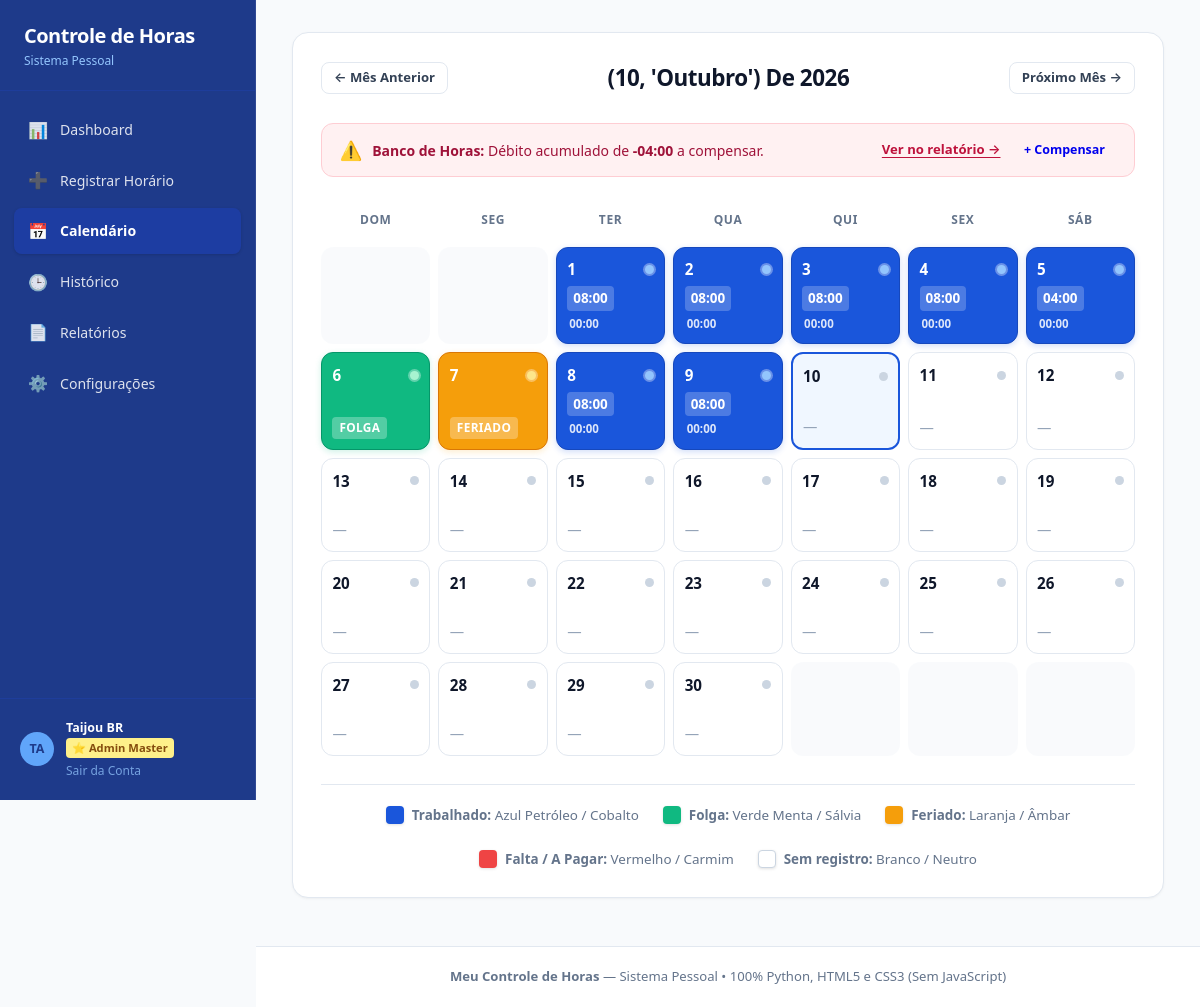
Screenshot of /calendario (signed in) with the database file from the repository.
### tables this page shows
CREATE TABLE work_periods (
        id INTEGER PRIMARY KEY AUTOINCREMENT,
        work_day_id INTEGER NOT NULL,
        period_order INTEGER NOT NULL DEFAULT 1,
        start_time TEXT NOT NULL,
        end_time TEXT NOT NULL,
        FOREIGN KEY (work_day_id) REFERENCES work_days(id) ON DELETE CASCADE
    );

CREATE TABLE work_days (
        id INTEGER PRIMARY KEY AUTOINCREMENT,
        user_id INTEGER NOT NULL,
        date TEXT NOT NULL,
        day_type TEXT DEFAULT 'trabalho',
        observation TEXT,
        created_at TIMESTAMP DEFAULT CURRENT_TIMESTAMP,
        updated_at TIMESTAMP DEFAULT CURRENT_TIMESTAMP, overtime_paid INTEGER DEFAULT 0,
        UNIQUE(user_id, date),
        FOREIGN KEY (user_id) REFERENCES users(id) ON DELETE CASCADE
    );

### app.py (the view)
@app.route('/calendario')
@login_required
def calendar_view():
    user_id = session['user_id']
    now = datetime.now()
    try:
        year = int(request.args.get('year', now.year))
        month = int(request.args.get('month', now.month))
        if month < 1 or month > 12:
            month = now.month
    except (ValueError, TypeError):
        year = now.year
        month = now.month
    prev_month = 12 if month == 1 else month - 1
    prev_year = year - 1 if month == 1 else year
    next_month = 1 if month == 12 else month + 1
    next_year = year + 1 if month == 12 else year
    start_date = f"{year}-{month:02d}-01"
    _, last_day = calendar.monthrange(year, month)
    end_date = f"{year}-{month:02d}-{last_day:02d}"
    days_data, _ = get_days_data_in_range(user_id, start_date, end_date)
    days_lookup = {d['date']: d for d in days_data}
    month_summary = generate_report_summary(user_id, start_date, end_date)
    cumulative_bank_mins, cumulative_bank_str = get_cumulative_bank_balance(user_id)
    cal = calendar.Calendar(firstweekday=6) # 6 = Domingo
    raw_month = cal.monthdayscalendar(year, month)
    today_str = now.strftime('%Y-%m-%d')
    month_weeks = []
    for week in raw_month:
        week_days = []
        for day_num in week:
            if day_num == 0:
                week_days.append({'day_number': 0})
            else:
                date_str = f"{year}-{month:02d}-{day_num:02d}"
                d_info = days_lookup.get(date_str)
                is_today = (date_str == today_str)
                if d_info:
                    day_type = d_info.get('day_type', 'trabalho')
                    status = d_info['status']
                    has_record = True
                    total_worked_str = d_info['total_worked_str']
                    balance_str = d_info['balance_str']
                else:
                    day_type = 'vazio'
                    status = 'vazio'
                    has_record = False
                    total_worked_str = '-'
                    balance_str = '00:00'
                week_days.append({
                    'day_number': day_num,
                    'date_str': date_str,
                    'is_today': is_today,
                    'day_type': day_type,
                    'status': status,
                    'has_record': has_record,
                    'total_worked_str': total_worked_str,
                    'balance_str': balance_str
                })
        month_weeks.append(week_days)
    bank_breakdown = get_bank_debit_breakdown(user_id)
    return render_template(
        'calendar.html',
        active_page='calendar',
        year=year,
        month=month,
        month_name=MONTH_NAMES_PT[month],
        prev_year=prev_year,
        prev_month=prev_month,
        next_year=next_year,
        next_month=next_month,
        month_weeks=month_weeks,
        month_summary=month_summary,
        cumulative_bank_mins=cumulative_bank_mins,
        cumulative_bank_str=cumulative_bank_str,
        bank_breakdown=bank_breakdown
    )

### app.py (called while the page is built, shortened)
def generate_auth_token(user_id, email):
    return auth_serializer.dumps({'uid': user_id, 'email': email})

def login_required(f):
    @wraps(f)
    def decorated_function(*args, **kwargs):
        if not session.get('user_id'):
            if not restore_session_from_token():
                return redirect(url_for('login'))
        return f(*args, **kwargs)
    return decorated_function

@app.before_request
def before_req():
    if not session.get('user_id'):
        restore_session_from_token()

@app.context_processor
def inject_auth_info():
    token = ''
    if session.get('user_id') and session.get('user_email'):
        try:
            token = generate_auth_token(session['user_id'], session['user_email'])
        except Exception:
            token = ''
    return {'auth_token': token}

@app.after_request
def after_req(response):
    cookies = response.headers.getlist('Set-Cookie')
    return response

    def __call__(self, environ, start_response):
        def custom_start_response(status, headers, exc_info=None):
            new_headers = []
            for name, val in headers:
                new_headers.append((name, val))
            return start_response(status, new_headers, exc_info)
        return self.wsgi_app(environ, custom_start_response)

### database/db.py (called while the page is built, shortened)
def get_db_path():
    return DEFAULT_DB_PATH

def get_db():
    global _initialized, DB_PATH
    DB_PATH = get_db_path()
    os.makedirs(os.path.dirname(DB_PATH), exist_ok=True)
    conn = sqlite3.connect(DB_PATH, timeout=15)
    conn.row_factory = sqlite3.Row
    conn.execute("PRAGMA foreign_keys = ON;")
    return conn

### services/calculations.py (called while the page is built)
def time_to_minutes(time_str: str) -> int:
    if not time_str or ':' not in time_str:
        return 0
    parts = time_str.strip().split(':')
    try:
        hours = int(parts[0])
        minutes = int(parts[1])
        return hours * 60 + minutes
    except (ValueError, IndexError):
        return 0

def minutes_to_time_str(minutes: int) -> str:
    minutes = max(0, int(minutes))
    h = minutes // 60
    m = minutes % 60
    return f"{h:02d}:{m:02d}"

def minutes_to_balance_str(minutes: int) -> str:
    mins = int(minutes)
    if mins > 0:
        h = mins // 60
        m = mins % 60
        return f"+{h:02d}:{m:02d}"
    elif mins < 0:
        abs_m = abs(mins)
        h = abs_m // 60
        m = abs_m % 60
        return f"-{h:02d}:{m:02d}"
    else:
        return "00:00"

### templates/calendar.html (shortened to what this page needs)
{% extends "base.html" %}
{% block content %}
<div class="calendar-wrapper">
  <div class="calendar-nav">
    <a href="{{ url_for('calendar_view', year=prev_year, month=prev_month) }}" class="btn btn-secondary btn-sm" id="btn-prev-month">
      ← Mês Anterior
    </a>
    <h2 class="calendar-month-title">{{ month_name }} de {{ year }}</h2>
    <a href="{{ url_for('calendar_view', year=next_year, month=next_month) }}" class="btn btn-secondary btn-sm" id="btn-next-month">
      Próximo Mês →
    </a>
  </div>
  {% if cumulative_bank_mins < 0 or month_summary.total_balance_minutes < 0 %}
    <div class="debt-mini-notice" style="margin-bottom: 1.5rem;">
      <div class="debt-mini-notice-content">
        <span class="debt-mini-notice-icon">⚠️</span>
        <span>
          {% if cumulative_bank_mins < 0 %}
            <strong>Banco de Horas:</strong> Débito acumulado de <strong>{{ cumulative_bank_str }}</strong> a compensar.
          {% else %}
            <strong>Mês de {{ month_name }}/{{ year }}:</strong> Saldo devedor de <strong>{{ month_summary.total_balance_str }}</strong> ({{ month_summary.total_missing_str }} faltantes).
          {% endif %}
        </span>
      </div>
      <div class="debt-mini-notice-actions">
        <a href="{{ url_for('reports_view') }}" class="debt-mini-link">Ver no relatório →</a>
        <a href="{{ url_for('register_time') }}" class="btn btn-outline-danger btn-sm" style="padding: 0.25rem 0.65rem; font-size: 0.78rem;">
          + Compensar
        </a>
      </div>
    </div>
  {% endif %}
  <div class="calendar-grid">
    <div class="calendar-day-header">Dom</div>
    <div class="calendar-day-header">Seg</div>
    <div class="calendar-day-header">Ter</div>
    <div class="calendar-day-header">Qua</div>
    <div class="calendar-day-header">Qui</div>
    <div class="calendar-day-header">Sex</div>
    <div class="calendar-day-header">Sáb</div>
    {% for week in month_weeks %}
      {% for day in week %}
        {% if day.day_number == 0 %}
          <div class="calendar-cell empty-day"></div>
        {% else %}
          <a href="{{ url_for('day_detail_view', date_str=day.date_str) }}"
             class="calendar-cell {% if day.is_today %}today{% endif %} {% if day.has_record %}card-filled card-{{ day.day_type }}{% endif %}"
             title="Clique para ver detalhes do dia {{ day.day_number }}/{{ month }}/{{ year }} ({{ day.day_type|capitalize if day.has_record else 'Sem registro' }})">
            <div class="calendar-cell-top">
              <span class="day-number">{{ day.day_number }}</span>
              <span class="day-dot dot-{{ day.day_type if day.has_record else 'vazio' }}"></span>
            </div>
            <div class="calendar-cell-bottom">
              {% if day.day_type == 'folga' %}
                <span class="day-badge-type">Folga</span>
              {% elif day.day_type == 'feriado' %}
                <span class="day-badge-type">Feriado</span>
              {% elif day.day_type == 'falta' %}
                <span class="day-badge-type">A Pagar</span>
                <span class="day-balance-badge balance-negative">{{ day.balance_str }}</span>
              {% elif day.day_type in ['atestado', 'compensacao'] %}
                <span class="day-badge-type">{{ day.day_type|capitalize }}</span>
              {% elif day.has_record %}
                <span class="day-hours-badge">{{ day.total_worked_str }}</span>
                {% if day.is_in_progress %}
                  <span class="day-balance-badge" style="background: #fffbeb; color: #b45309; border: 1px solid #fde68a; font-weight: 700; font-size: 0.72rem;" title="Ponto em aberto no momento">
                    ⏳ Aberto
                  </span>
                {% else %}
                  <span class="day-balance-badge {% if '+' in day.balance_str %}balance-positive{% elif '-' in day.balance_str %}balance-negative{% else %}balance-neutral{% endif %}" >
                    {% if day.overtime_paid and day.overtime_minutes > 0 %}💵 {{ day.overtime_str }}{% else %}{{ day.balance_str }}{% endif %}
                  </span>
                {% endif %}
              {% else %}
                <span class="day-hours-badge day-hours-empty">—</span>
              {% endif %}
            </div>
          </a>
        {% endif %}
      {% endfor %}
    {% endfor %}
  </div>
  <div class="calendar-legend">
    <div class="legend-item">
      <span class="legend-color-box legend-trabalhado"></span>
      <span><strong>Trabalhado:</strong> Azul Petróleo / Cobalto</span>
    </div>
    <div class="legend-item">
      <span class="legend-color-box legend-folga"></span>
      <span><strong>Folga:</strong> Verde Menta / Sálvia</span>
    </div>
    <div class="legend-item">
      <span class="legend-color-box legend-feriado"></span>
      <span><strong>Feriado:</strong> Laranja / Âmbar</span>
    </div>
    <div class="legend-item">
      <span class="legend-color-box legend-falta"></span>
      <span><strong>Falta / A Pagar:</strong> Vermelho / Carmim</span>
    </div>
    <div class="legend-item">
      <span class="legend-color-box legend-vazio"></span>
      <span><strong>Sem registro:</strong> Branco / Neutro</span>
    </div>
  </div>
</div>
{% endblock %}

### rows the page displays
work_periods: day_number "1", total_worked_str "08:00", balance_str "00:00"
work_periods: day_number "2", total_worked_str "08:00", balance_str "00:00"
work_periods: day_number "3", total_worked_str "08:00", balance_str "00:00"
work_periods: day_number "4", total_worked_str "08:00", balance_str "00:00"
work_periods: day_number "5", total_worked_str "04:00", balance_str "00:00"
work_days: day_number "6", day_type "FOLGA"
work_days: day_number "7", day_type "FERIADO"
work_periods: day_number "8", total_worked_str "08:00", balance_str "00:00"
work_periods: day_number "9", total_worked_str "08:00", balance_str "00:00"

### other values shown
{{ month_name }} "(10, 'Outubro')"
{{ year }} "2026"
{{ cumulative_bank_str }} "-04:00"
{{ day.day_number }} "10" "11" "12" "13" "14" "15" "16" "17" "18" "19" "20" "21" "22" "23" "24" "25" "26" "27" "28" "29" "30"
